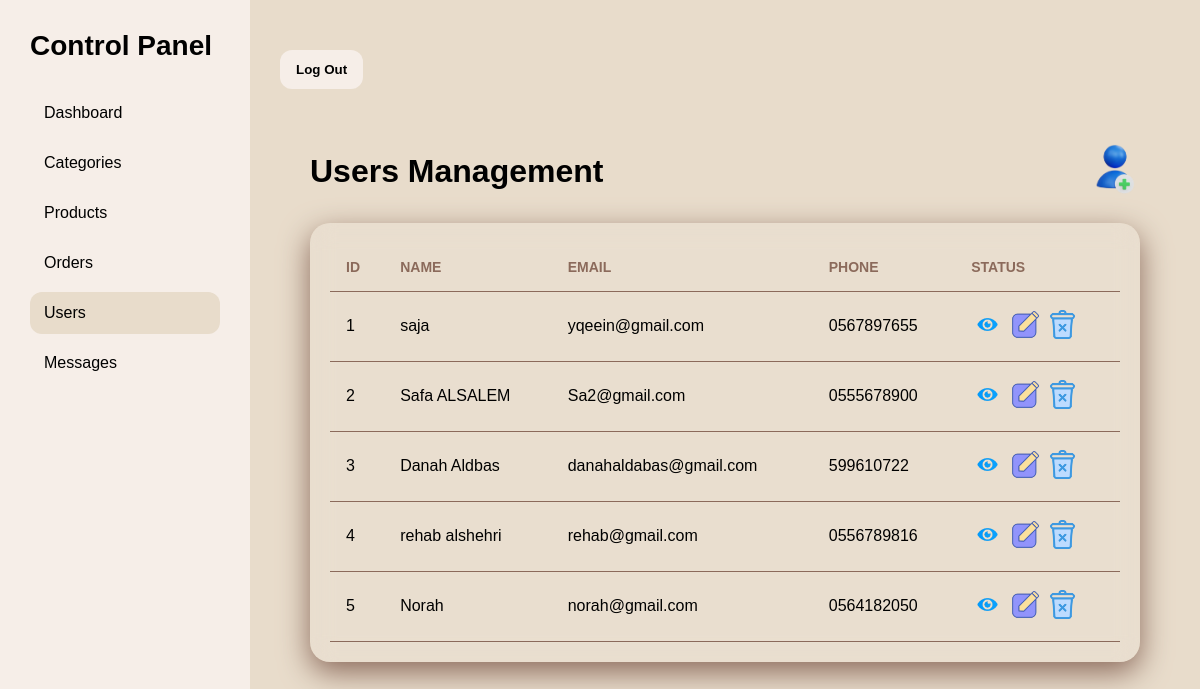
Page /admin/user.php (signed in) on the committed database.
### tables this page shows
CREATE TABLE `users` (
  `user_id` int(11) NOT NULL,
  `full_name` varchar(100) DEFAULT NULL,
  `email` varchar(100) DEFAULT NULL,
  `password` varchar(100) DEFAULT NULL,
  `phone` varchar(20) DEFAULT NULL
);

### admin/user.php (the view, shortened to what this page needs)
 <?php
   include('inc/session.php');
?>
 <!DOCTYPE html>
<html lang="en">
<head>
<link rel="stylesheet" href="../admin/csss/style.css">
</head>
  <body>
<div class="sidebar" id="sidebar">
  <div class="logo">Control Panel</div>
  <a href="index.php" >Dashboard</a>
         <div class="profile-wrap">
       <a href="#"   onclick="toggleMenuk()">Categories </a>
      </div>
<a href="product.php" >Products</a>
  <a href="ord.php" >Orders</a>
         <div class="profile-wrap">
       <a href="#"  onclick="toggleMenusss()" class="active">Users </a>
      </div>
  <a href="masge.php">Messages</a>
</div>
 <div class="main">
  <header class="topbar">
    <div class="top-actions">
     <a href="logout.php">   <button class="btn danger">Log Out</button></a>
    </div>
  </header>
<div class="main">
  <header>
    <h1>Users Management</h1>
  <a href="ins_user.php"  title="Insert Users"><img src="img/ins.png" style="width: 50px;" /></a>
  </header>
  <section class="card">
    <table>
      <thead>
        <tr>
		<th>ID</th>
          <th>Name</th>
          <th>Email</th>
          <th>phone</th>
          <th>Status</th>
        </tr>
      </thead>
      <tbody>
        <tr><?php
		$i=1;
$count=1;
$sel_querys="Select * from  users ORDER BY user_id desc;";
$result3 = mysqli_query($connect,$sel_querys);
while($row3 = mysqli_fetch_assoc($result3)) { ?>
                            <tr>
							<td><?php echo $i++ ?></td>
							<td><?php echo $row3["full_name"]; ?></td>
							<td><?php echo $row3["email"]; ?></td>
         	 <td><?php echo $row3["phone"]; ?></td>
                                <td>
								<a href="se_user.php?id=<?php echo $row3['user_id']; ?>"  title="Select"><img src="img/se.png" style="width: 33px;" /></a>
                                <a href="up_user.php?id=<?php echo $row3['user_id']; ?>"  title="Update"><img src="img/up.png" style="width: 33px;" /></a>
                                <a href="de_user.php?id=<?php echo $row3['user_id']; ?>"  title="Delete"><img src="img/de.png" style="width: 33px;" /></a>
                                </td>
                            </tr>
     	 					<?php $count--; } ?>
      </tbody>
    </table>
  </section>
</div>
</body>
</html>

### admin/csss/style.css (style rules this page uses)
* { margin:0;padding:0;box-sizing:border-box }
body { font-family:Arial,sans-serif;background:#E8DCCB;color:black;display:flex;min-height:100vh }
.sidebar { width:250px;background:linear-gradient(180deg,#E8DCCB,#E8DCCB);padding:25px;transition:.3s }
.sidebar .logo { font-size:28px;font-weight:700;margin-bottom:30px }
.sidebar a { display:block;color:black;text-decoration:none;padding:12px 14px;border-radius:12px;margin:8px 0 }
.sidebar a:hover,.sidebar a.active { background:#E8DCCB;color:black }
.main { flex:1;padding:24px }
.topbar { display:flex;justify-content:space-between;align-items:center;margin-bottom:25px }
.top-actions { display:flex;gap:12px;align-items:center }
.btn { border:none;padding:12px 16px;border-radius:12px;cursor:pointer;font-weight:700 }
.danger { background:#F6EEE8;color:black }
.profile-wrap { position:relative }
.card,.panel { background:#E8DCCB;padding:22px;border-radius:20px;box-shadow:0 10px 30px rgba(0,0,0,.25) }
.main { flex:1;padding:30px }
* { margin:0;padding:0;box-sizing:border-box;font-family:Arial,sans-serif }
body { display:flex;min-height:100vh;background:linear-gradient(135deg,#E8DCCB,#E8DCCB) }
.sidebar { width:250px;background:#F6EEE8;backdrop-filter:blur(10px);padding:30px;color:black }
.sidebar li:hover,.sidebar .active { background:#E8DCCB;color:black }
header { display:flex;justify-content:space-between;align-items:center;margin-bottom:25px }
header h1 { color:black }
header button { border:none;padding:12px 18px;border-radius:12px;background:#E8DCCB;color:black;font-weight:bold;cursor:pointer }
.card { background:rgba(255,255,255,.08);backdrop-filter:blur(12px);border-radius:20px;padding:20px;box-shadow:0 10px 30px #8B6A5B }
table { width:100%;border-collapse:collapse;color:black }
th,td { text-align:left;padding:16px;border-bottom:1px solid #8B6A5B }
th { color:#8B6A5B;font-size:14px;text-transform:uppercase }
button { margin-top: 20px; padding: 12px; background: #8B6A5B; color: black; border: none; border-radius: 5px; cursor: pointer; }

### rows in the picture
users: full_name "saja", email "yqeein@gmail.com", phone "0567897655"
users: full_name "Safa ALSALEM", email "Sa2@gmail.com", phone "0555678900"
users: full_name "Danah Aldbas", email "danahaldabas@gmail.com", phone "599610722"
users: full_name "rehab alshehri", email "rehab@gmail.com", phone "0556789816"
users: full_name "Norah", email "norah@gmail.com", phone "0564182050"
